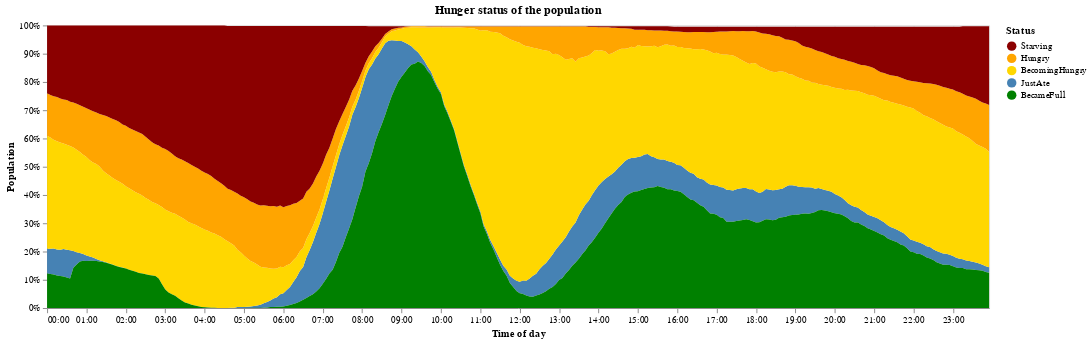

This figure's notebook cell:
### Code cell
hunger.drop(hunger[hunger['status'] == 'NA'].index, inplace=True) # Limpiar 1 registro corrupto
hunger.drop(hunger[hunger['status'] == 'Beco'].index, inplace=True) # Limpiar 1 registro corrupto

sortOrder = ["Starving", "Hungry", "BecomingHungry", "JustAte", "BecameFull"]

alt.Chart(hunger).mark_area().encode(
    x = alt.X('clocktime:T', title="Time of day", axis=alt.Axis(format="%H:%M")),
    y = alt.Y('percentage:Q', title="Population", axis=alt.Axis(format='%')),
    color = alt.Color('status', title="Status", sort=sortOrder, scale=alt.Scale(domain=sortOrder, range=['darkred', 'orange', 'gold', 'steelblue', 'green'])),
    tooltip = [alt.Tooltip('clocktime:T', format="%H:%M"), alt.Tooltip('percentage', format=".2%"), 'status']
).properties(width=1000, title='Hunger status of the population')

### Figure 1 — Vega-Lite specification as saved in the notebook (floating-point values rounded to 4 significant figures; data arrays with more than 128 entries replaced by an {"elided": "..."} marker saying what was removed)
{"config": {"view": {"continuousWidth": 400, "continuousHeight": 300}}, "data": {"name": "data-25b023b6b1b2ba40872a249ac75d2010"}, "mark": "area", "encoding": {"color": {"field": "status", "scale": {"domain": ["Starving", "Hungry", "BecomingHungry", "JustAte", "BecameFull"], "range": ["darkred", "orange", "gold", "steelblue", "green"]}, "sort": ["Starving", "Hungry", "BecomingHungry", "JustAte", "BecameFull"], "title": "Status", "type": "nominal"}, "tooltip": [{"field": "clocktime", "format": "%H:%M", "type": "temporal"}, {"field": "percentage", "format": ".2%", "type": "quantitative"}, {"field": "status", "type": "nominal"}], "x": {"axis": {"format": "%H:%M"}, "field": "clocktime", "title": "Time of day", "type": "temporal"}, "y": {"axis": {"format": "%"}, "field": "percentage", "title": "Population", "type": "quantitative"}}, "title": "Hunger status of the population", "width": 1000, "$schema": "https://vega.github.io/schema/vega-lite/v4.17.0.json", "datasets": {"data-25b023b6b1b2ba40872a249ac75d2010": {"elided": "1406 records"}}}
